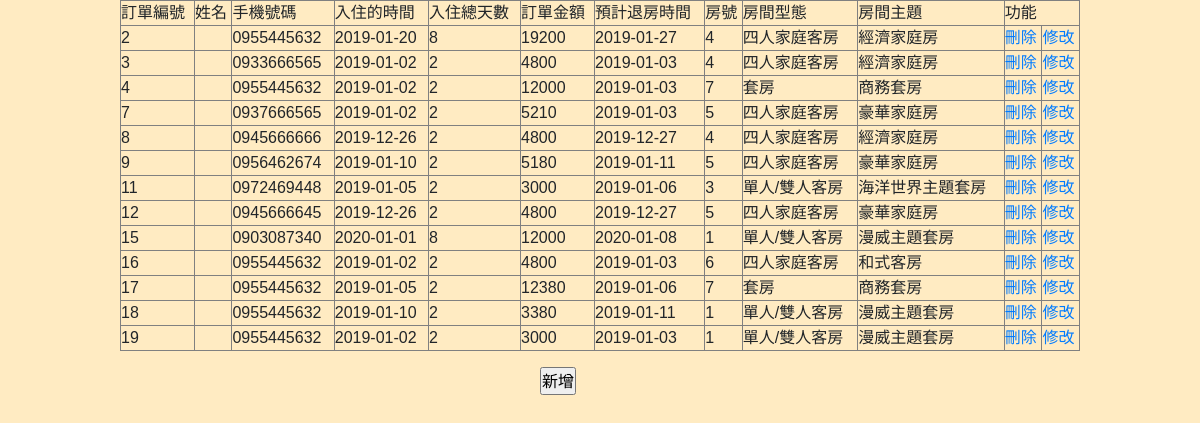
/room_result.php, run on the app's committed database.
### tables this page shows
CREATE TABLE `orderdata` (
  `o_num` int(10) NOT NULL,
  `m_id` varchar(10) NOT NULL,
  `o_phone` varchar(12) NOT NULL,
  `o_citime` date NOT NULL,
  `o_day` int(10) NOT NULL,
  `o_total` varchar(10) NOT NULL,
  `o_cotime` date NOT NULL,
  `r_id` int(10) NOT NULL,
  `o_ferry` enum('自行訂購','公營','民營') NOT NULL DEFAULT '自行訂購'
);

CREATE TABLE `roomdata` (
  `r_id` int(10) NOT NULL,
  `r_type` varchar(20) NOT NULL,
  `r_model` varchar(50) NOT NULL,
  `r_price` int(10) NOT NULL,
  `r_disc` varchar(50) NOT NULL
);

### room_result.php (the view, shortened to what this page needs)
<?php
require("connMysql.php");
$sql = "SELECT `orderdata`.*,`roomdata`.`r_type`,`roomdata`.`r_model` FROM `orderdata`,`roomdata`
        WHERE `orderdata`.`r_id` = `roomdata`.`r_id`";
$link=$db_link->query($sql);
?>
<!DOCTYPE html PUBLIC "-//W3C//DTD XHTML 1.0 Transitional//EN" "http://www.w3.org/TR/xhtml1/DTD/xhtml1-transitional.dtd">
<html xmlns="http://www.w3.org/1999/xhtml">
<head>
    <link href="\font-awesome-4.7.0/css/font-awesome.min.css" rel="stylesheet" />
    <link href="\css/bootstrap.min.css" rel="stylesheet" />
    <link href="\css/ican.css" rel="stylesheet" />
</head>
<body>
<?php
echo  "<div style='padding-left:10%;padding-right:10%'>";
echo '<table width="100%" border="1" style="padding-left:10%;padding-right:10%">
<tr>
<td>訂單編號</td>
<td>姓名</td>
<td>手機號碼</td>
<td>入住的時間</td>
<td>入住總天數</td>
<td>訂單金額</td>
<td>預計退房時間</td>
<td>房號</td>
<td>房間型態</td>
<td>房間主題</td>
<td colspan="2">功能</td>
</tr>';
for($i=0;$i<$link->num_rows;$i++){
  $result=$link->fetch_assoc();
  $o_num=$result['o_num'];
$o_name=$result['o_name'];
$o_phone=$result['o_phone'];
$o_citime=$result['o_citime'];
$o_day=$result['o_day'];
$o_total=$result['o_total'];
$o_cotime=$result['o_cotime'];
  echo "<tr>";
 echo "<td>".$result['o_num']."</td>";
 echo "<td>".$result['o_name']."</td>";
 echo "<td>".$result['o_phone']."</td>";
 echo "<td>".$result['o_citime']."</td>";
 echo "<td>".$result['o_day']."</td>";
 echo "<td>".$result['o_total']."</td>";
 echo "<td>".$result['o_cotime']."</td>";
 echo "<td>".$result['r_id']."</td>";
 echo "<td>".$result['r_type']."</td>";
 echo "<td>".$result['r_model']."</td>";
 echo "<td>"."<a href='?action=delete&o_num=$result[o_num]'>"."刪除"."</a>"."</td>";
 echo "<td>"."<a href='upd.php?new=$o_num&nme=$o_name&phne=$o_phone&daaay=$o_citime&o_cotime=$o_cotime&o_total=$o_total&o_day=$o_day'>"."修改"."</a>"."</td>";
 echo "</tr>";
}
?>
</table>
</div>
<input type="submit" style="margin-left: 45%" value="新增" onclick="javascript:location.href='bookingroom.php'"/>
</body>
</html>

### css/ican.css (style rules this page uses)
* { padding: 0; font-family: 'Noto Sans TC', sans-serif; list-style: none; }
body { background-color: #FFEBC2; transition: transform .5 ease; }
@media screen and (max-width: 1200px) { body { overflow-x: hidden; } }

### data on the page
orderdata: o_num "2", o_phone "0955445632", o_citime "2019-01-20", o_day "8", o_total "19200", o_cotime "2019-01-27", r "4", r.r_type "四人家庭客房", r.r_model "經濟家庭房"
orderdata: o_num "3", o_phone "0933666565", o_citime "2019-01-02", o_day "2", o_total "4800", o_cotime "2019-01-03", r "4", r.r_type "四人家庭客房", r.r_model "經濟家庭房"
orderdata: o_num "4", o_phone "0955445632", o_citime "2019-01-02", o_day "2", o_total "12000", o_cotime "2019-01-03", r "7", r.r_type "套房", r.r_model "商務套房"
orderdata: o_num "7", o_phone "0937666565", o_citime "2019-01-02", o_day "2", o_total "5210", o_cotime "2019-01-03", r "5", r.r_type "四人家庭客房", r.r_model "豪華家庭房"
orderdata: o_num "8", o_phone "0945666666", o_citime "2019-12-26", o_day "2", o_total "4800", o_cotime "2019-12-27", r "4", r.r_type "四人家庭客房", r.r_model "經濟家庭房"
orderdata: o_num "9", o_phone "0956462674", o_citime "2019-01-10", o_day "2", o_total "5180", o_cotime "2019-01-11", r "5", r.r_type "四人家庭客房", r.r_model "豪華家庭房"
orderdata: o_num "11", o_phone "0972469448", o_citime "2019-01-05", o_day "2", o_total "3000", o_cotime "2019-01-06", r "3", r.r_type "單人/雙人客房", r.r_model "海洋世界主題套房"
orderdata: o_num "12", o_phone "0945666645", o_citime "2019-12-26", o_day "2", o_total "4800", o_cotime "2019-12-27", r "5", r.r_type "四人家庭客房", r.r_model "豪華家庭房"
orderdata: o_num "15", o_phone "0903087340", o_citime "2020-01-01", o_day "8", o_total "12000", o_cotime "2020-01-08", r "1", r.r_type "單人/雙人客房", r.r_model "漫威主題套房"
orderdata: o_num "16", o_phone "0955445632", o_citime "2019-01-02", o_day "2", o_total "4800", o_cotime "2019-01-03", r "6", r.r_type "四人家庭客房", r.r_model "和式客房"
orderdata: o_num "17", o_phone "0955445632", o_citime "2019-01-05", o_day "2", o_total "12380", o_cotime "2019-01-06", r "7", r.r_type "套房", r.r_model "商務套房"
orderdata: o_num "18", o_phone "0955445632", o_citime "2019-01-10", o_day "2", o_total "3380", o_cotime "2019-01-11", r "1", r.r_type "單人/雙人客房", r.r_model "漫威主題套房"
orderdata: o_num "19", o_phone "0955445632", o_citime "2019-01-02", o_day "2", o_total "3000", o_cotime "2019-01-03", r "1", r.r_type "單人/雙人客房", r.r_model "漫威主題套房"
